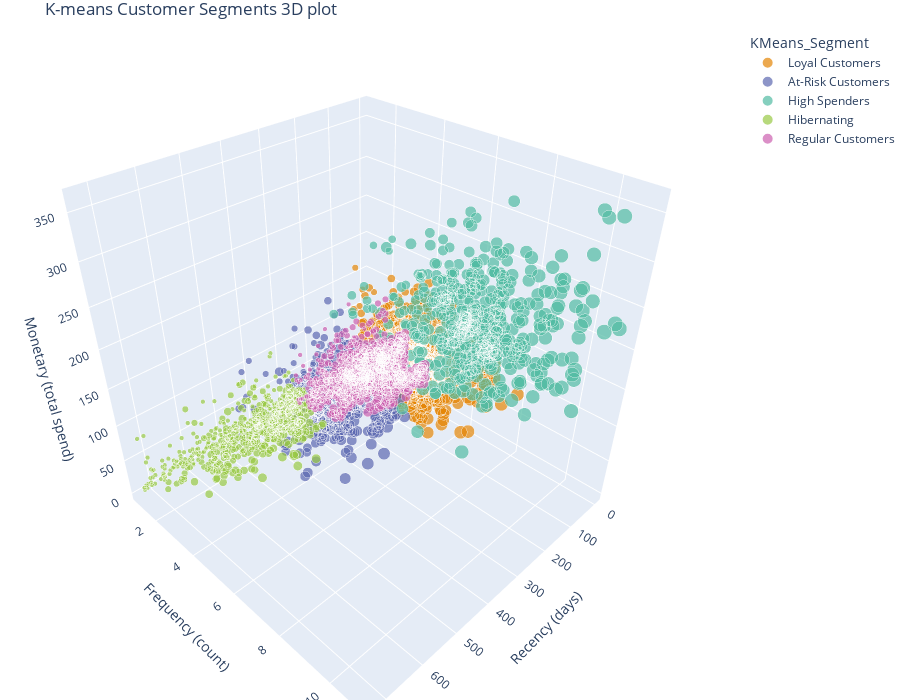

Source (notebook cell):
### Code cell
# Visualize the clusters in 3D - interactively
from visualization_utils import plot_3d_segments
fig_Kmeans = plot_3d_segments(rfm_df,color_column='KMeans_Segment',color_discrete_sequence=px.colors.qualitative.Vivid,title='K-means Customer Segments 3D plot')
fig_Kmeans.show()

### Figure 1 — Plotly figure (JSON) as saved in the notebook; plotly's stock layout.template omitted (floating-point values rounded to 4 significant figures; data arrays with more than 128 entries replaced by an {"elided": "..."} marker saying what was removed)
{"data": [{"customdata": {"elided": "1066x1 str values"}, "hovertemplate": "KMeans_Segment=%{customdata[0]}<br>Recency=%{x}<br>Frequency=%{marker.size}<br>Monetary=%{z:.2f}<extra></extra>", "legendgroup": "Loyal Customers", "marker": {"color": "rgb(229, 134, 6)", "opacity": 0.7, "size": {"elided": "1066 int values"}, "sizemode": "area", "sizeref": 0.04889, "symbol": "circle"}, "mode": "markers", "name": "Loyal Customers", "scene": "scene", "showlegend": true, "type": "scatter3d", "x": {"elided": "1066 int values"}, "y": {"elided": "1066 int values"}, "z": {"elided": "1066 float values"}}, {"customdata": {"elided": "622x1 str values"}, "hovertemplate": "KMeans_Segment=%{customdata[0]}<br>Recency=%{x}<br>Frequency=%{marker.size}<br>Monetary=%{z:.2f}<extra></extra>", "legendgroup": "At-Risk Customers", "marker": {"color": "rgb(93, 105, 177)", "opacity": 0.7, "size": {"elided": "622 int values"}, "sizemode": "area", "sizeref": 0.04889, "symbol": "circle"}, "mode": "markers", "name": "At-Risk Customers", "scene": "scene", "showlegend": true, "type": "scatter3d", "x": {"elided": "622 int values"}, "y": {"elided": "622 int values"}, "z": {"elided": "622 float values"}}, {"customdata": {"elided": "534x1 str values"}, "hovertemplate": "KMeans_Segment=%{customdata[0]}<br>Recency=%{x}<br>Frequency=%{marker.size}<br>Monetary=%{z:.2f}<extra></extra>", "legendgroup": "High Spenders", "marker": {"color": "rgb(82, 188, 163)", "opacity": 0.7, "size": {"elided": "534 int values"}, "sizemode": "area", "sizeref": 0.04889, "symbol": "circle"}, "mode": "markers", "name": "High Spenders", "scene": "scene", "showlegend": true, "type": "scatter3d", "x": {"elided": "534 int values"}, "y": {"elided": "534 int values"}, "z": {"elided": "534 float values"}}, {"customdata": {"elided": "616x1 str values"}, "hovertemplate": "KMeans_Segment=%{customdata[0]}<br>Recency=%{x}<br>Frequency=%{marker.size}<br>Monetary=%{z:.2f}<extra></extra>", "legendgroup": "Hibernating", "marker": {"color": "rgb(153, 201, 69)", "opacity": 0.7, "size": {"elided": "616 int values"}, "sizemode": "area", "sizeref": 0.04889, "symbol": "circle"}, "mode": "markers", "name": "Hibernating", "scene": "scene", "showlegend": true, "type": "scatter3d", "x": {"elided": "616 int values"}, "y": {"elided": "616 int values"}, "z": {"elided": "616 float values"}}, {"customdata": {"elided": "1060x1 str values"}, "hovertemplate": "KMeans_Segment=%{customdata[0]}<br>Recency=%{x}<br>Frequency=%{marker.size}<br>Monetary=%{z:.2f}<extra></extra>", "legendgroup": "Regular Customers", "marker": {"color": "rgb(204, 97, 176)", "opacity": 0.7, "size": {"elided": "1060 int values"}, "sizemode": "area", "sizeref": 0.04889, "symbol": "circle"}, "mode": "markers", "name": "Regular Customers", "scene": "scene", "showlegend": true, "type": "scatter3d", "x": {"elided": "1060 int values"}, "y": {"elided": "1060 int values"}, "z": {"elided": "1060 float values"}}], "layout": {"height": 700, "legend": {"itemsizing": "constant", "title": {"text": "KMeans_Segment"}, "tracegroupgap": 0}, "margin": {"b": 0, "l": 0, "r": 0, "t": 30}, "scene": {"domain": {"x": [0, 1], "y": [0, 1]}, "xaxis": {"title": {"text": "Recency (days)"}}, "yaxis": {"title": {"text": "Frequency (count)"}}, "zaxis": {"title": {"text": "Monetary (total spend)"}}}, "title": {"text": "K-means Customer Segments 3D plot"}, "width": 900}}
